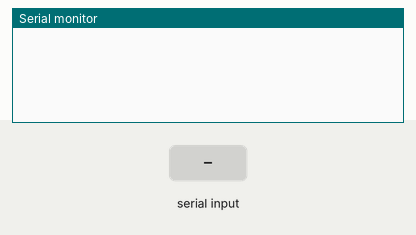
This sketch was run on a simulated Arduino Uno, built with avr-gcc and run on an emulated ATmega328P. On the bench: the last lines printed to the serial monitor. The inputs (shaded band) are chosen by the test bench.

Above: at 1.2 s.
1.3 s: "#!" received over Serial
At 1.8 s:
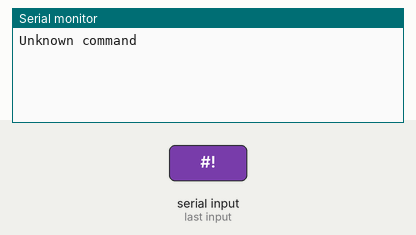
2.8 s: "#open!" received over Serial
At 4.0 s:
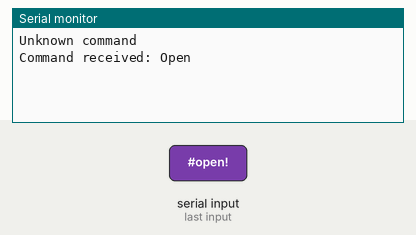
4.3 s: "#close!" received over Serial
At 5.5 s:
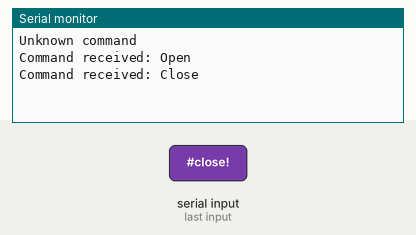
5.8 s: "#status!" received over Serial
At 6.7 s:
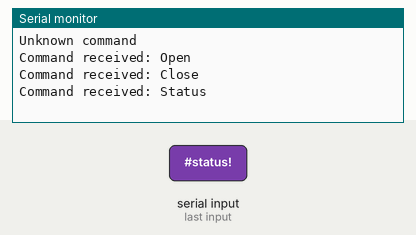

Measured:
- after the input at 1.3 s, the serial monitor: prints a new line at once (image 1)
- after the input at 2.8 s, the serial monitor: prints a new line at once (image 2)
- after the input at 4.3 s, the serial monitor: prints a new line at once (image 3)
- after the input at 5.8 s, the serial monitor: prints a new line at once (image 4)

The sketch:

for_nano.ino
```cpp
void setup() {
  // Initialize serial communication
  Serial.begin(9600);
}

void loop() {
  if (Serial.available()) {
    String command = Serial.readStringUntil('!');

    if (command.startsWith("#")) {
      if (command.equals("#open")) {
        // Perform open command action
        Serial.println("Command received: Open");
      } else if (command.equals("#close")) {
        // Perform close command action
        Serial.println("Command received: Close");
      } else if (command.equals("#status")) {
        // Perform status command action
        Serial.println("Command received: Status");
      } else {
        // Unknown command
        Serial.println("Unknown command");
      }
    }
  }

  // Your other code logic goes here
}
```
